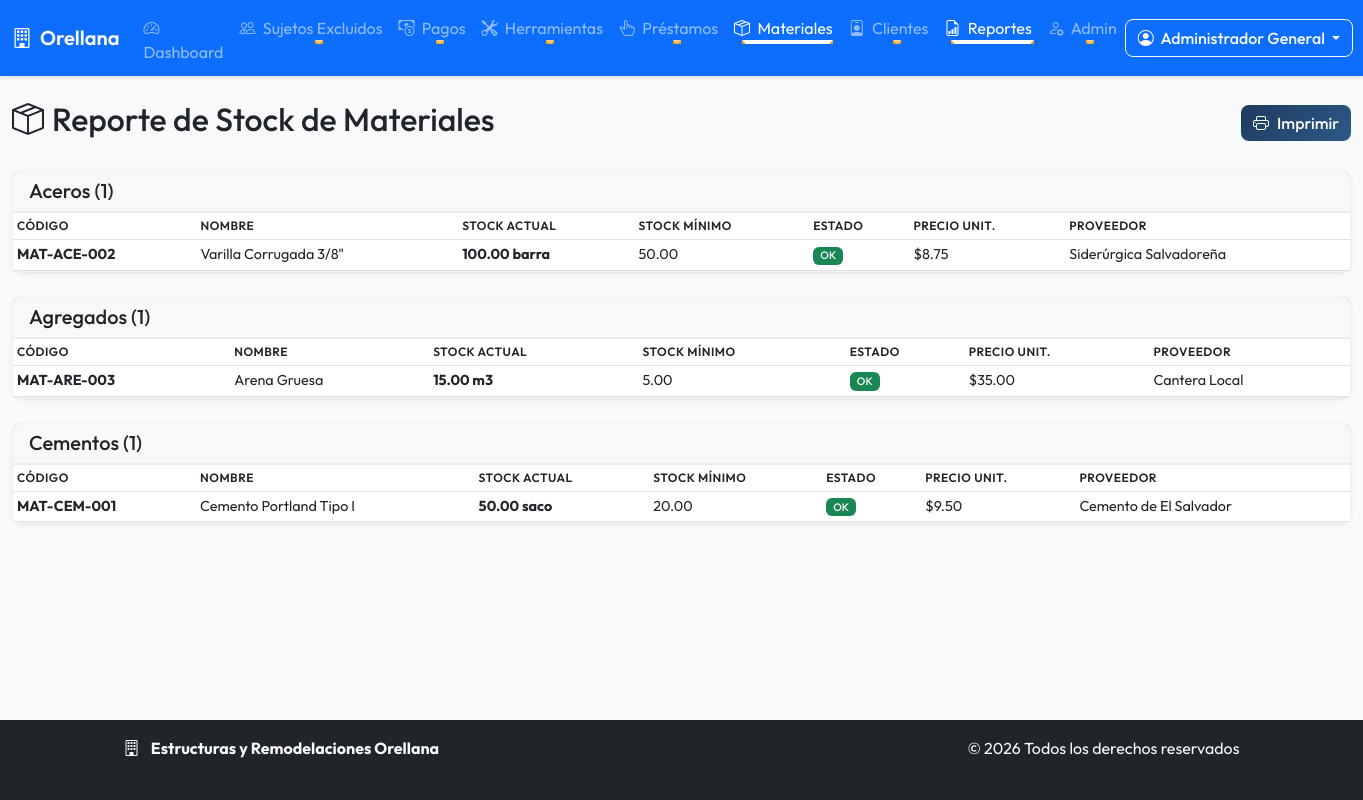
The app's page /reports/materials_report.php (signed in) with its own data.
### tables this page shows
CREATE TABLE materials (
    id INT AUTO_INCREMENT PRIMARY KEY,
    code VARCHAR(50) UNIQUE NOT NULL COMMENT 'SKU del material',
    name VARCHAR(150) NOT NULL,
    description TEXT,
    category VARCHAR(100) COMMENT 'cementos/aceros/herramientas_manuales/seguridad/otros',
    unit_of_measure VARCHAR(50) DEFAULT 'unidad' COMMENT 'unidad/kg/metro/litro/caja',
    current_stock DECIMAL(10,2) DEFAULT 0,
    min_stock DECIMAL(10,2) DEFAULT 0 COMMENT 'Stock mínimo para alerta',
    unit_price DECIMAL(10,2),
    supplier VARCHAR(200),
    location VARCHAR(100) COMMENT 'Ubicación en almacén',
    status ENUM('active', 'inactive') DEFAULT 'active',
    created_at TIMESTAMP DEFAULT CURRENT_TIMESTAMP,
    updated_at TIMESTAMP DEFAULT CURRENT_TIMESTAMP ON UPDATE CURRENT_TIMESTAMP,
    INDEX idx_code (code),
    INDEX idx_category (category),
    INDEX idx_stock (current_stock)
);

### includes/auth.php (called while the page is built, shortened)
<?php
function isLoggedIn() {
    return true;
}
function isAdmin() {
    return isLoggedIn() &&
           isset($_SESSION['user_role']) &&
           $_SESSION['user_role'] === 'admin';
}
function getCurrentUserFullName() {
    return $_SESSION['user_full_name'] ?? null;
}

### reports/materials_report.php (the view, shortened to what this page needs)
<?php
require_once __DIR__ . '/../includes/header.php';
$conn = getDbConnection();
$sql = "SELECT m.*,
               CASE WHEN current_stock < min_stock THEN 1 ELSE 0 END as is_low_stock,
               (min_stock - current_stock) as shortage
        FROM materials m
        WHERE m.status = 'active'
        ORDER BY m.category, m.name";
$materials = $conn->query($sql)->fetchAll();
$groupedMaterials = [];
foreach ($materials as $mat) {
    $groupedMaterials[$mat['category'] ?? 'Otros'][] = $mat;
}
?>
<div class="d-flex justify-content-between align-items-center mb-4">
    <h2><i class="bi bi-box-seam me-2"></i>Reporte de Stock de Materiales</h2>
    <button onclick="window.print()" class="btn btn-primary">
        <i class="bi bi-printer me-2"></i>Imprimir
    </button>
</div>
<?php foreach ($groupedMaterials as $category => $items): ?>
<div class="card mb-4">
    <div class="card-header">
        <h5 class="mb-0"><?php echo ucfirst(str_replace('_', ' ', $category)); ?> (<?php echo count($items); ?>)</h5>
    </div>
    <div class="card-body p-0">
        <table class="table table-sm table-hover mb-0">
            <thead>
                <tr>
                    <th>Código</th>
                    <th>Nombre</th>
                    <th>Stock Actual</th>
                    <th>Stock Mínimo</th>
                    <th>Estado</th>
                    <th>Precio Unit.</th>
                    <th>Proveedor</th>
                </tr>
            </thead>
            <tbody>
                <?php foreach ($items as $mat): ?>
                    <tr class="<?php echo $mat['is_low_stock'] ? 'table-danger' : ''; ?>">
                        <td><strong><?php echo htmlspecialchars($mat['code']); ?></strong></td>
                        <td><?php echo htmlspecialchars($mat['name']); ?></td>
                        <td>
                            <strong class="<?php echo $mat['is_low_stock'] ? 'text-danger' : ''; ?>">
                                <?php echo number_format($mat['current_stock'], 2); ?> <?php echo htmlspecialchars($mat['unit_of_measure']); ?>
                            </strong>
                        </td>
                        <td><?php echo number_format($mat['min_stock'], 2); ?></td>
                        <td>
                            <?php if ($mat['is_low_stock']): ?>
                                <span class="badge bg-danger">Falta <?php echo number_format($mat['shortage'], 2); ?></span>
                            <?php else: ?>
                                <span class="badge bg-success">OK</span>
                            <?php endif; ?>
                        </td>
                        <td>$<?php echo number_format($mat['unit_price'] ?? 0, 2); ?></td>
                        <td><?php echo htmlspecialchars($mat['supplier'] ?? 'N/A'); ?></td>
                    </tr>
                <?php endforeach; ?>
            </tbody>
        </table>
    </div>
</div>
<?php endforeach; ?>
<?php require_once __DIR__ . '/../includes/footer.php'; ?>

### includes/header.php (shortened to what this page needs)
<?php
require_once __DIR__ . '/auth.php';
?>
<!DOCTYPE html>
<html lang="es">
<head>
    <link href="https://cdn.jsdelivr.net/npm/bootstrap@5.3.0/dist/css/bootstrap.min.css" rel="stylesheet">
    <link rel="stylesheet" href="https://cdn.jsdelivr.net/npm/bootstrap-icons@1.11.0/font/bootstrap-icons.css">
    <link rel="stylesheet" href="<?php echo BASE_URL; ?>assets/css/style.css">
</head>
<body>
    <nav class="navbar navbar-expand-lg navbar-dark bg-primary sticky-top">
        <div class="container-fluid">
            <a class="navbar-brand d-flex align-items-center" href="<?php echo BASE_URL; ?>index.php">
                <?php if (file_exists(LOGO_PATH)): ?>
                    <img src="<?php echo BASE_URL; ?>imagenes/logo orellana.png" alt="Logo"
                         style="height: 40px; margin-right: 10px;">
                <?php else: ?>
                    <i class="bi bi-building me-2"></i>
                <?php endif; ?>
                <span class="d-none d-lg-inline">Orellana</span>
            </a>
            <div class="collapse navbar-collapse" id="mainNavbar">
                <ul class="navbar-nav me-auto mb-2 mb-lg-0">
                    <li class="nav-item">
                        <a class="nav-link <?php echo basename($_SERVER['PHP_SELF']) === 'index.php' ? 'active' : ''; ?>"
                           href="<?php echo BASE_URL; ?>index.php">
                            <i class="bi bi-speedometer2 me-1"></i>
                            <span class="d-none d-lg-inline">Dashboard</span>
                        </a>
                    </li>
                    <li class="nav-item dropdown">
                        <a class="nav-link dropdown-toggle <?php echo in_array(basename($_SERVER['PHP_SELF']), ['index.php', 'create.php', 'edit.php', 'view.php']) && strpos($_SERVER['PHP_SELF'], 'excluded_subjects') !== false ? 'active' : ''; ?>"
                           href="#" id="subjectsDropdown" role="button" data-bs-toggle="dropdown" aria-expanded="false">
                            <i class="bi bi-people me-1"></i>
                            <span class="d-none d-lg-inline">Sujetos Excluidos</span>
                        </a>
                    </li>
                    <li class="nav-item dropdown">
                        <a class="nav-link dropdown-toggle <?php echo in_array(basename($_SERVER['PHP_SELF']), ['index.php', 'create.php', 'edit.php', 'print.php']) && strpos($_SERVER['PHP_SELF'], 'excluded_payments') !== false ? 'active' : ''; ?>"
                           href="#" id="paymentsDropdown" role="button" data-bs-toggle="dropdown" aria-expanded="false">
                            <i class="bi bi-cash-coin me-1"></i>
                            <span class="d-none d-lg-inline">Pagos</span>
                        </a>
                    </li>
                    <li class="nav-item dropdown">
                        <a class="nav-link dropdown-toggle <?php echo strpos($_SERVER['PHP_SELF'], 'tools') !== false ? 'active' : ''; ?>"
                           href="#" id="toolsDropdown" role="button" data-bs-toggle="dropdown" aria-expanded="false">
                            <i class="bi bi-tools me-1"></i>
                            <span class="d-none d-lg-inline">Herramientas</span>
                        </a>
                    </li>
                    <li class="nav-item dropdown">
                        <a class="nav-link dropdown-toggle <?php echo strpos($_SERVER['PHP_SELF'], 'tool_loans') !== false ? 'active' : ''; ?>"
                           href="#" id="loansDropdown" role="button" data-bs-toggle="dropdown" aria-expanded="false">
                            <i class="bi bi-hand-index-thumb me-1"></i>
                            <span class="d-none d-lg-inline">Préstamos</span>
                        </a>
                    </li>
                    <li class="nav-item dropdown">
                        <a class="nav-link dropdown-toggle <?php echo strpos($_SERVER['PHP_SELF'], 'materials') !== false ? 'active' : ''; ?>"
                           href="#" id="materialsDropdown" role="button" data-bs-toggle="dropdown" aria-expanded="false">
                            <i class="bi bi-box-seam me-1"></i>
                            <span class="d-none d-lg-inline">Materiales</span>
                        </a>
                    </li>
                    <li class="nav-item dropdown">
                        <a class="nav-link dropdown-toggle <?php echo strpos($_SERVER['PHP_SELF'], 'customers') !== false ? 'active' : ''; ?>"
                           href="#" id="customersDropdown" role="button" data-bs-toggle="dropdown" aria-expanded="false">
                            <i class="bi bi-person-badge me-1"></i>
                            <span class="d-none d-lg-inline">Clientes</span>
                        </a>
                    </li>
                    <li class="nav-item dropdown">
                        <a class="nav-link dropdown-toggle <?php echo strpos($_SERVER['PHP_SELF'], 'reports') !== false || strpos($_SERVER['PHP_SELF'], 'backup') !== false ? 'active' : ''; ?>"
                           href="#" id="reportsDropdown" role="button" data-bs-toggle="dropdown" aria-expanded="false">
                            <i class="bi bi-file-earmark-bar-graph me-1"></i>
                            <span class="d-none d-lg-inline">Reportes</span>
                        </a>
                    </li>
                    <?php if (isAdmin()): ?>
                    <li class="nav-item dropdown">
                        <a class="nav-link dropdown-toggle <?php echo strpos($_SERVER['PHP_SELF'], 'user_management') !== false || strpos($_SERVER['PHP_SELF'], 'audit_logs') !== false ? 'active' : ''; ?>"
                           href="#" id="usersDropdown" role="button" data-bs-toggle="dropdown" aria-expanded="false">
                            <i class="bi bi-person-gear me-1"></i>
                            <span class="d-none d-lg-inline">Admin</span>
                        </a>
                    </li>
                    <?php endif; ?>
                </ul>
                <?php include __DIR__ . '/user_menu.php'; ?>
            </div>
        </div>
    </nav>
    <main class="container-fluid py-4">

### includes/user_menu.php (shortened to what this page needs)
<?php
require_once __DIR__ . '/auth.php';
?>
<div class="dropdown">
    <button class="btn btn-outline-light dropdown-toggle" type="button"
            id="userMenuDropdown" data-bs-toggle="dropdown" aria-expanded="false">
        <i class="bi bi-person-circle me-1"></i>
        <span class="d-none d-md-inline"><?php echo htmlspecialchars(getCurrentUserFullName() ?? getCurrentUsername()); ?></span>
    </button>
</div>

### includes/footer.php (shortened to what this page needs)
    </main>
    <footer class="bg-dark text-light py-3 mt-auto">
        <div class="container">
            <div class="row">
                <div class="col-md-6 text-center text-md-start">
                    <p class="mb-0">
                        <i class="bi bi-building me-2"></i>
                        <strong>Estructuras y Remodelaciones Orellana</strong>
                    </p>
                    <small class="text-muted">
                    </small>
                </div>
                <div class="col-md-6 text-center text-md-end mt-2 mt-md-0">
                    <p class="mb-0">
                        &copy; <?php echo date('Y'); ?> Todos los derechos reservados
                    </p>
                    <small class="text-muted">
                    </small>
                </div>
            </div>
        </div>
    </footer>
</body>
</html>

### assets/css/style.css (style rules this page uses)
:root { --primary-color: #1e3a5f; --secondary-color: #2d5a87; --accent-color: #f39c12; --success-color: #198754; --danger-color: #dc3545; --warning-color: #ffc107; --info-color: #0dcaf0; --light-bg: #f8f9fa; --dark-bg: #212529; }
* { box-sizing: border-box; }
body { font-family: 'Outfit', 'Segoe UI', Tahoma, Geneva, Verdana, sans-serif; background-color: var(--light-bg); min-height: 100vh; display: flex; flex-direction: column; overflow-x: hidden; }
.navbar { box-shadow: 0 2px 4px rgba(0,0,0,0.1); }
.navbar-brand { font-weight: 600; }
.nav-link { transition: all 0.3s ease; }
.card { border: none; box-shadow: 0 0.125rem 0.25rem rgba(0,0,0,0.075); transition: transform 0.2s ease, box-shadow 0.2s ease; }
.card-header { font-weight: 600; border-bottom: 2px solid rgba(0,0,0,0.05); }
.btn { transition: all 0.2s ease; }
.table { font-size: 0.9rem; }
.table thead th { font-weight: 600; text-transform: uppercase; font-size: 0.75rem; letter-spacing: 0.5px; }
.badge { font-weight: 500; padding: 0.35em 0.65em; }
body { opacity: 0; animation: fadeIn 0.6s cubic-bezier(0.16, 1, 0.3, 1) forwards; }
.animate-slide-up { opacity: 0; transform: translateY(20px); animation: slideUp 0.8s cubic-bezier(0.16, 1, 0.3, 1) forwards; }
.card { border: 1px solid rgba(0, 0, 0, 0.05); border-radius: 0.75rem; transition: transform 0.4s cubic-bezier(0.16, 1, 0.3, 1), box-shadow 0.4s cubic-bezier(0.16, 1, 0.3, 1), border-color 0.4s cubic-bezier(0.16, 1, 0.3, 1); }
.btn { border-radius: 0.5rem; font-weight: 500; transition: transform 0.2s cubic-bezier(0.16, 1, 0.3, 1), box-shadow 0.2s cubic-bezier(0.16, 1, 0.3, 1), background-color 0.25s ease, border-color 0.25s ease; }
.btn-primary { background: linear-gradient(135deg, var(--primary-color), var(--secondary-color)); border: none; }
.table-hover tbody tr { transition: background-color 0.25s ease, transform 0.25s cubic-bezier(0.16, 1, 0.3, 1), box-shadow 0.25s cubic-bezier(0.16, 1, 0.3, 1); }
.nav-link { position: relative; padding-bottom: 4px; }
.nav-link::after { content: ''; position: absolute; width: 0; height: 2px; bottom: 0; left: 50%; background-color: var(--accent-color); transition: width 0.3s ease, left 0.3s ease; }
.nav-link:hover::after, .nav-link.active::after { width: 80%; left: 10%; }
.nav-link i { transition: transform 0.3s ease; display: inline-block; }

### records on screen
materials: code "MAT-ACE-002", name "Varilla Corrugada 3/8\"", current_stock "100.00", unit_of_measure "barra", min_stock "50.00", unit_price "8.75", supplier "Siderúrgica Salvadoreña"
materials: code "MAT-ARE-003", name "Arena Gruesa", current_stock "15.00", unit_of_measure "m3", min_stock "5.00", unit_price "35.00", supplier "Cantera Local"
materials: code "MAT-CEM-001", name "Cemento Portland Tipo I", current_stock "50.00", unit_of_measure "saco", min_stock "20.00", unit_price "9.50", supplier "Cemento de El Salvador"

### other values on screen
getCurrentUserFullName() "Administrador General"
str_replace('_', ' ', $category) "Aceros"
count($items) "1"
str_replace('_', ' ', $category) "Agregados"
str_replace('_', ' ', $category) "Cementos"
